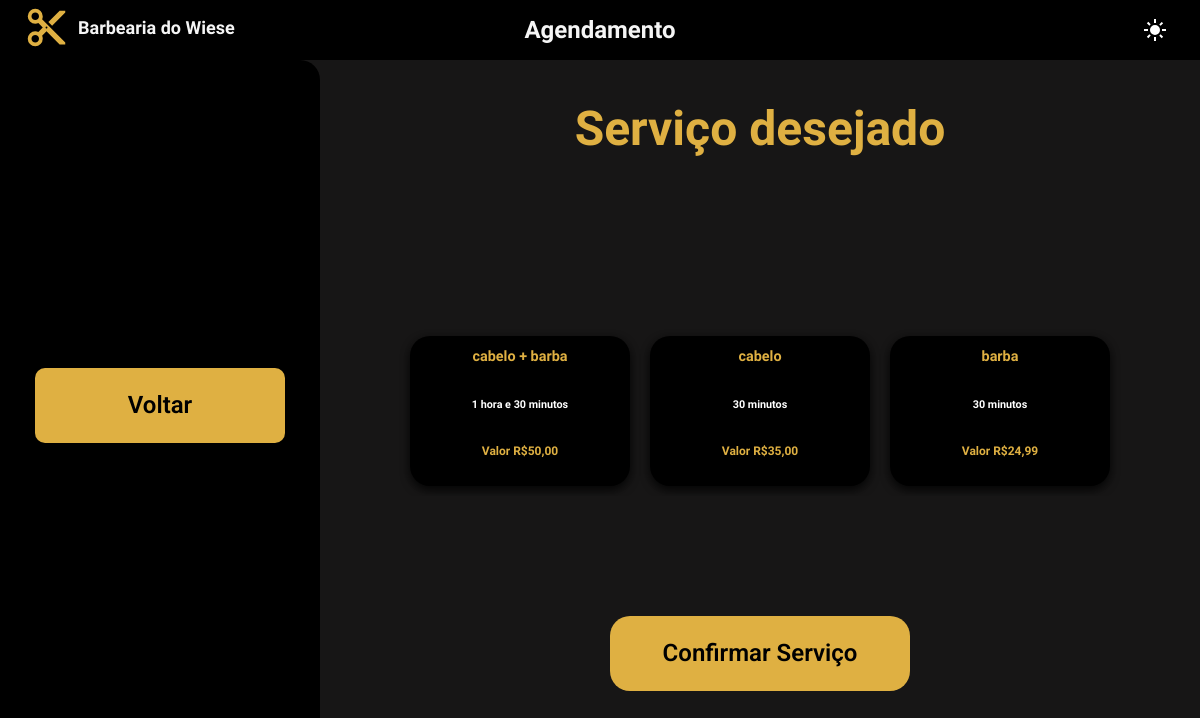
The app's page /clientes/agendamentos/escolher_servico/ (signed in) with its own data.
### servicos/models.py (models this page shows, shortened)
class Servicos(models.Model):
    id_servicos = models.AutoField(primary_key=True)
    nome_servico= models.CharField(max_length=100)
    preco_servico= models.DecimalField(max_digits=5,decimal_places=2,validators=[MinValueValidator(0)])
    slot_duracao_servico= models.IntegerField(choices=duracoes)
    class Meta():
        constraints= [models.UniqueConstraint(name='servicos_constraint_unicos',fields=regras)]

### agendamentos/views.py (the view)
@login_required
@ensure_csrf_cookie
def escolher_servico(request):
    if  hasattr(request.user, 'barber'):
        return redirect('barbeiro_pagina_inicial_dashboard ')
    if not hasattr(request.user, 'clientao'):
        return redirect('/account/login')
    if request.method == 'GET':
        lista_servicos = Servicos.objects.all()
        contexto = {'servicos': lista_servicos}
        return render(request, ESCOLHER_SERVICO, contexto)

### templates/agendamentos/agendamento.html (shortened to what this page needs)
{% load static %}
<!DOCTYPE html>
<html lang="pt-br">
<head>
  <link rel="stylesheet" href="{% static 'agendamento/css/styleagendamento.css' %}">
</head>
<body>
    <nav>
        <a href ="{% url 'clientepagina_inicial_dashboard' %}">
            <header class="page-header">
            <img src="{% static 'global/images/content_cut_24dp_E3E3E3_FILL1_wght400_GRAD0_opsz24.svg' %}" alt="Ícone da Barbearia" class="logo-icon">
            <h1 class="page-title">Barbearia do Wiese</h1>
            </header>
        </a>
        <p class="titulo">Agendamento</p>
        <button id="theme-switch" aria-label="Alternar tema">
        </button>
    </nav>
    <div class="container">
        <div class="wrapper">
            <form id="form">
                <div>
                    <button type="button" id="voltar-dash-btn">Voltar</button>
                </div>
            </form>
        </div>
        <div class="user-info">
            <p>Serviço desejado</p>
        </div>
        <div class="container-carrossel">
            {% if servicos %}
                <div class="servicos-agendamento" id="scroll-container">
                    {% for s in servicos %}
                    <div class="link-bloco" data-id="{{ s.pk }}" onclick="selecionarServico(this)">
                        <div class="{% if s.nome_servico == 'Cabelo' %}corte{% elif s.nome_servico == 'Barba' %}barba{% elif s.nome_servico == 'Barba e Cabelo' %}barba-corte{% else %}corte{% endif %}">
                            <h2>{{ s.nome_servico }}</h2>
                            <p class="descricao">{{ s.get_slot_duracao_servico_display }}</p>
                            <p class="valor">Valor R${{ s.preco_servico }}</p>
                        </div>
                    </div>
                    {% endfor %}
                </div>
            {% else %}
                <p class="aviso-sem-servico">sem serviços disponiveis no momento</p>
            {% endif %}
        </div>
        {% if servicos %}
            <button class="confirm-button">Confirmar Serviço</button>
        {% endif %}
    </div>
</body>
</html>

### records on screen
Servicos: nome_servico "cabelo + barba", slot_duracao_servico "1 hora e 30 minutos", preco_servico "50,00"
Servicos: nome_servico "cabelo", slot_duracao_servico "30 minutos", preco_servico "35,00"
Servicos: nome_servico "barba", slot_duracao_servico "30 minutos", preco_servico "24,99"
